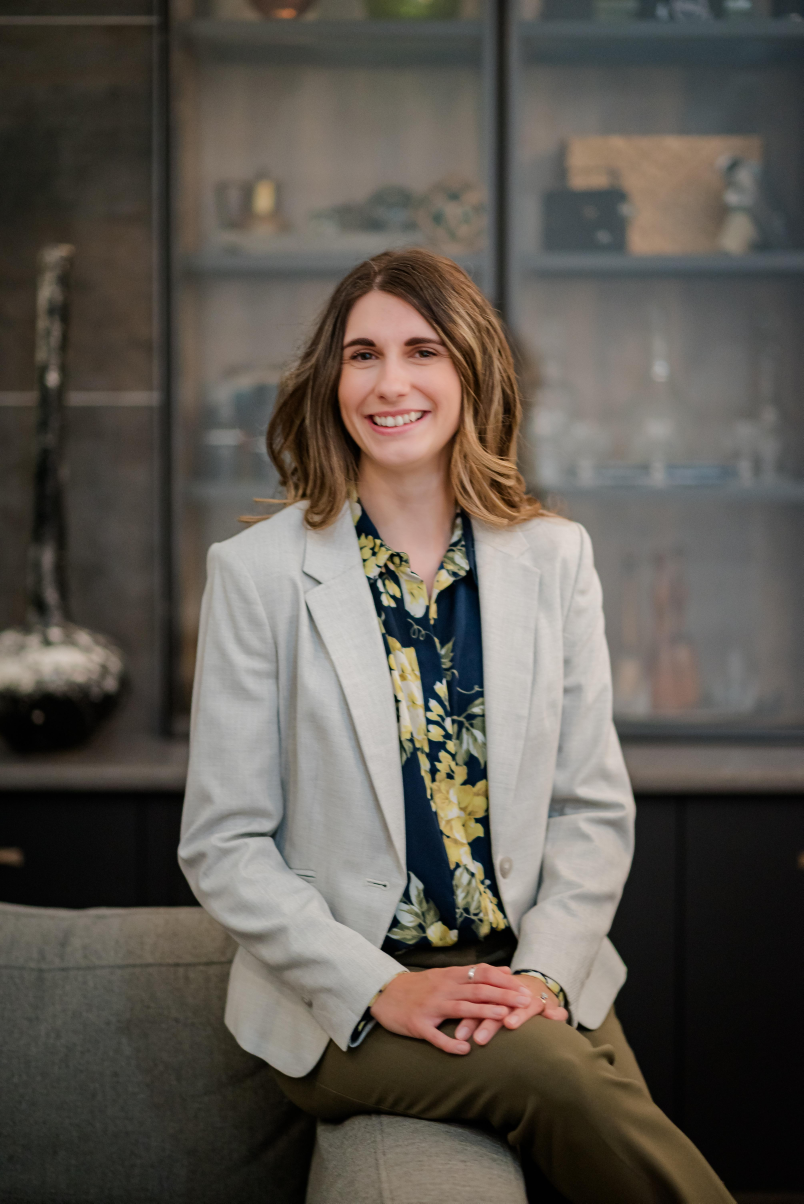
#> input picture assets/founder-hero.jpg, 4016 x 6016 px (shown at 1/5 size); its folder holds only this picture in this run
$ python optimise_images.py
#> lines starting #> are read from the running program, lines starting #| are printed output that depends on the picture
"""Create responsive web derivatives; keep uploaded originals untouched.
Optional asset-preparation command: python draft-source/optimise_images.py
Requires Pillow. Normal builds use the committed derivatives and need no Pillow.
"""
from pathlib import Path
from PIL import Image, ImageOps
root=Path(__file__).resolve().parent.parent
for name in ['founder-hero','founder-professional']:
    with Image.open(root/'assets'/f'{name}.jpg') as image:
#> image is the input picture: PIL image 4016x6016 RGB; mean R, G, B 94.2, 88.5, 81.4
        image=ImageOps.exif_transpose(image).convert('RGB')
        for width in [480,960,1440]:
            height=round(image.height*width/image.width)
            image.resize((width,height),Image.Resampling.LANCZOS).save(root/'assets'/f'{name}-{width}.webp','WEBP',quality=88,method=6)
            print(name,width,(root/'assets'/f'{name}-{width}.webp').stat().st_size)
#> this loop made 3 passes
#> pass 1, `image.resize((width,height),Image.Resampling.LANCZOS).save(root/'asset..`:
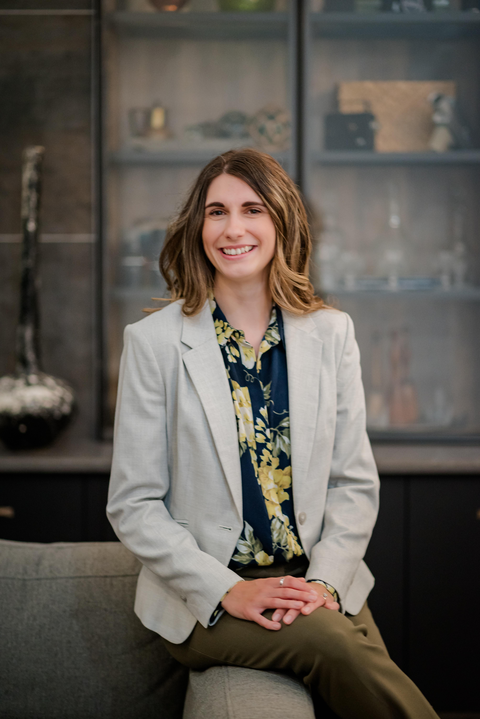
#> saved as founder-hero-480.webp: PIL image 480x719 RGB; mean R, G, B 94.2, 88.5, 81.4
#> (the run stopped early here; a loop or call above may not have finished)
